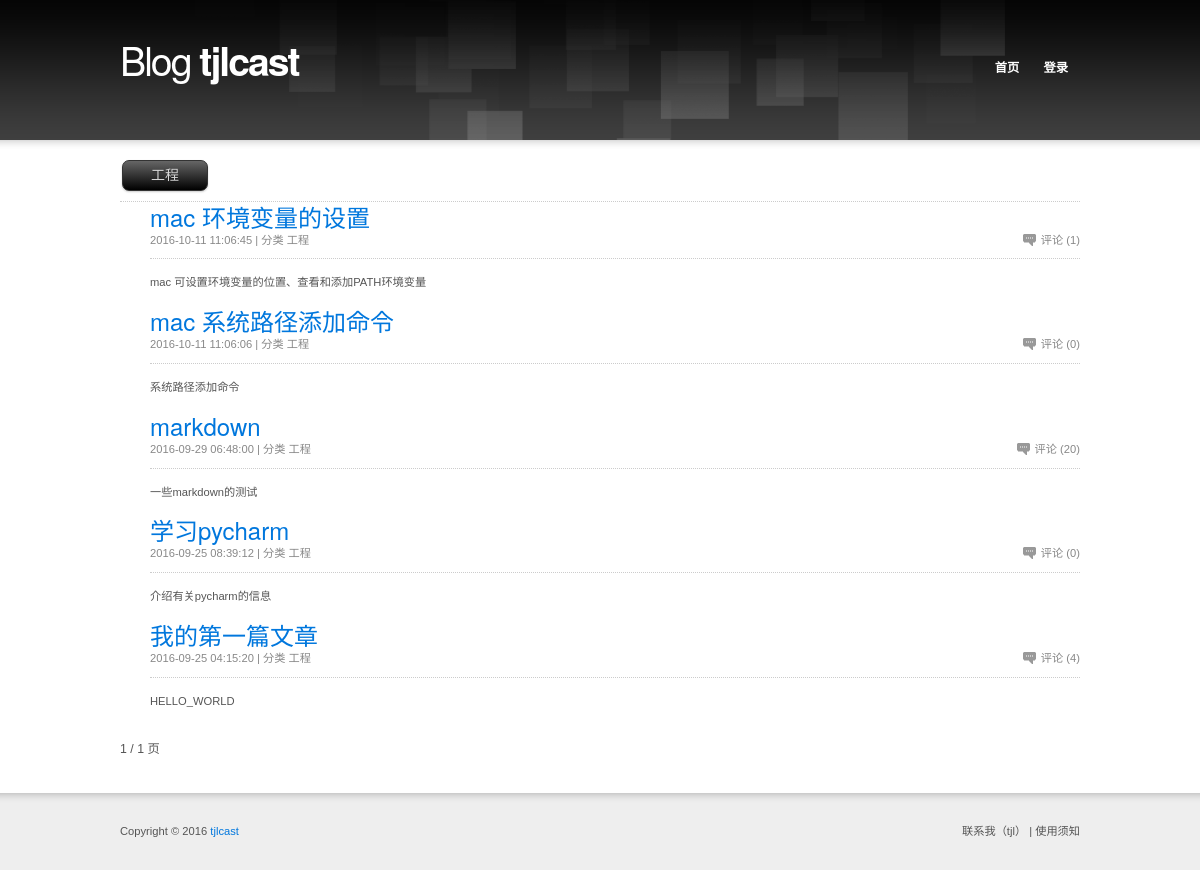
Screenshot of /category/?cid=2 with the database file from the repository.
### blog_old_project/models.py (models this page shows, shortened)
class Category(models.Model):
    name = models.CharField(max_length=30, verbose_name='分类名称')
    index = models.IntegerField(default=999,verbose_name='分类的排序')
    class Meta:
        verbose_name = '分类'
        verbose_name_plural = verbose_name
        ordering = ['index', 'id']

class Article(models.Model):
    title = models.CharField(max_length=50, verbose_name='文章标题')
    desc = models.CharField(max_length=50, verbose_name='文章描述')
    content = models.TextField(verbose_name='文章内容')
    click_count = models.IntegerField(default=0, verbose_name='点击次数')
    is_recommend = models.BooleanField(default=False, verbose_name='是否推荐')
    date_publish = models.DateTimeField(auto_now_add=True, verbose_name='发布时间')
    user = models.ForeignKey(User, verbose_name='用户')
    category = models.ForeignKey(Category, blank=True, null=True, verbose_name='分类')
    tag = models.ManyToManyField(Tag, verbose_name='标签')
    objects = ArticleManager()
    class Meta:
        verbose_name = '文章'
        verbose_name_plural = verbose_name
        ordering = ['-date_publish']

### blog_old_project/views.py (the view)
# urls.py: url(r'category/$', category, name='category'),
def category(request):
    try:
        cid = request.GET.get('cid', None)
        try:
            category = Category.objects.get(pk=cid)
        except Category.DoesNotExist:
            return render(request, 'failure.html', {'msg': '分类不存在'})
        article_list = Article.objects.filter(category=category)
        article_list = getPaginator(request, article_list, 1, 5)
    except Exception as e:
        logger.error(e)
    return render(request, 'category.html', locals())

### blog_old_project/tools/MyPagination.py (called while the page is built)
    def page(self, number):
        self.page_num = number
        return super(JuncheePaginator, self).page(number)

### blog_old_project/views.py (called while the page is built)
def global_settings(request):
    SITE_NAME = settings.SITE_NAME
    SITE_DESC = settings.SITE_DESC
    return locals()

def getPaginator(request, obj_list, curPage, page_size=5):
    paginator = JuncheePaginator(obj_list, page_size)
    try:
        cur_page = int(curPage)
        obj_list = paginator.page(cur_page)
    except Exception as e:
        obj_list = paginator.page(1)
    return obj_list

### templates/category.html (shortened to what this page needs)
{% extends '__base__.html' %}
{% block content %}
	<div id="section" class="box">
		<div class="button black"> {{ category.name }} </div>
		<div style="border-bottom: 1px dotted #CCC;margin: 10px 0 0 0"></div>
		<ul class="articles box">
                {% for article in article_list %}
                    <li>
					<h2><a href="{% url 'article' %}?id={{ article.id }}">{{ article.title }}</a></h2>
					<div class="article-info box">
						<p class="f-right"><a href="{% url 'article' %}?id={{ article.id }}" class="comment">评论 ({{ article.comment_set.all.count }})</a></p>
						<p class="f-left">{{ article.date_publish | date:'Y-m-d H:i:s' }} | 分类 {{ article.category.name }} </p>
					</div>
					<p>{{ article.desc }}</p>
				    </li>
                {% endfor %}
			</ul>
            <div class="pagination box">
                    <p class="f-left"> {{ article_list.number }} / {{ article_list.paginator.num_pages }} 页</p>
            </div>
	</div>
{% endblock %}

### static/css/main.css (style rules this page uses)
blockquote, body, button, code, dd, div, dl, dt, fieldset, form, h1, h2, h3, h4, h5, h6, img, legend, li, ol, p, pre, td, th, ul { margin:0; padding:0; border:0; vertical-align:baseline; }
address, blockquote, dl, fieldset, form, h1, h2, h3, h4, h5, h6, ol, p, table, ul { margin:15px 0; }
body { background:url("../design/bg.png") 0 0 repeat-x; font:0.8em/1.5 "arial", sans-serif; }
h2 { font-size:220%; font-weight:bold; }
#section { overflow:hidden; padding:20px 0; }
.articles { margin:0; list-style:none; }
.articles h2 { margin:0; }
.articles h2 a { text-decoration:none; }
.articles .article-info { padding-bottom:10px; }
.articles .article-info .comment { padding-left:18px; background:url("../design/comment.gif") 0 50% no-repeat; }
.articles .article-info p { margin:0; }
.pagination { font-size:110%; }
.box { min-height:1px; _height:1%; }
.box:after { display:block; visibility:hidden; clear:both; line-height:0; font-size:0; content:"."; }
.f-left { float:left !important; }
.f-right { float:right !important; }

### static/css/skin.css (style rules this page uses)
body { background-color:#FFF; color:#555; }
a { color:#222; }
h2 { color:#222; }
.articles .article-info { border-bottom:1px dotted #CCC; color:#888; }
.articles .article-info a { color:#888; }

### static/css/botton.css (style rules this page uses)
.button { display: inline-block; zoom: 1; *display: inline; vertical-align: baseline; margin: 0 2px; outline: none; cursor: pointer; text-align: center; text-decoration: none; font: 14px/100% Arial, Helvetica, sans-serif; padding: .5em 2em .55em; text-shadow: 0 1px 1px rgba(0,0,0,.3); -webkit-border-radius: .5em; -moz-border-radius: .5em; border-radius: .5em; -webkit-box-shadow: 0 1px 2px rgba(0,0,0,.2); -moz-box-shadow: 0 1px 2px rgba(0,0,0,.2); box-shadow: 0 1px 2px rgba(0,0,0,.2); }
.black { color: #d7d7d7; border: solid 1px #333; background: #333; background: -webkit-gradient(linear, left top, left bottom, from(#666), to(#000)); background: -moz-linear-gradient(top, #666, #000); filter: progid:DXImageTransform.Microsoft.gradient(startColorstr='#666666', endColorstr='#000000'); }

### rows the page displays
Category: name "工程"
Article: title "mac 环境变量的设置", comment_set.all.count "1", date_publish "2016-10-11 11:06:45", category.name "工程", desc "mac 可设置环境变量的位置、查看和添加PATH环境变量"
Article: title "mac 系统路径添加命令", comment_set.all.count "0", date_publish "2016-10-11 11:06:06", category.name "工程", desc "系统路径添加命令"
Article: title "markdown", comment_set.all.count "20", date_publish "2016-09-29 06:48:00", category.name "工程", desc "一些markdown的测试"
Article: title "学习pycharm", comment_set.all.count "0", date_publish "2016-09-25 08:39:12", category.name "工程", desc "介绍有关pycharm的信息"
Article: title "我的第一篇文章", comment_set.all.count "4", date_publish "2016-09-25 04:15:20", category.name "工程", desc "HELLO_WORLD"

### other values shown
{{ SITE_NAME }} "tjlcast"
{{ article_list.number }} "1"
{{ article_list.paginator.num_pages }} "1"
